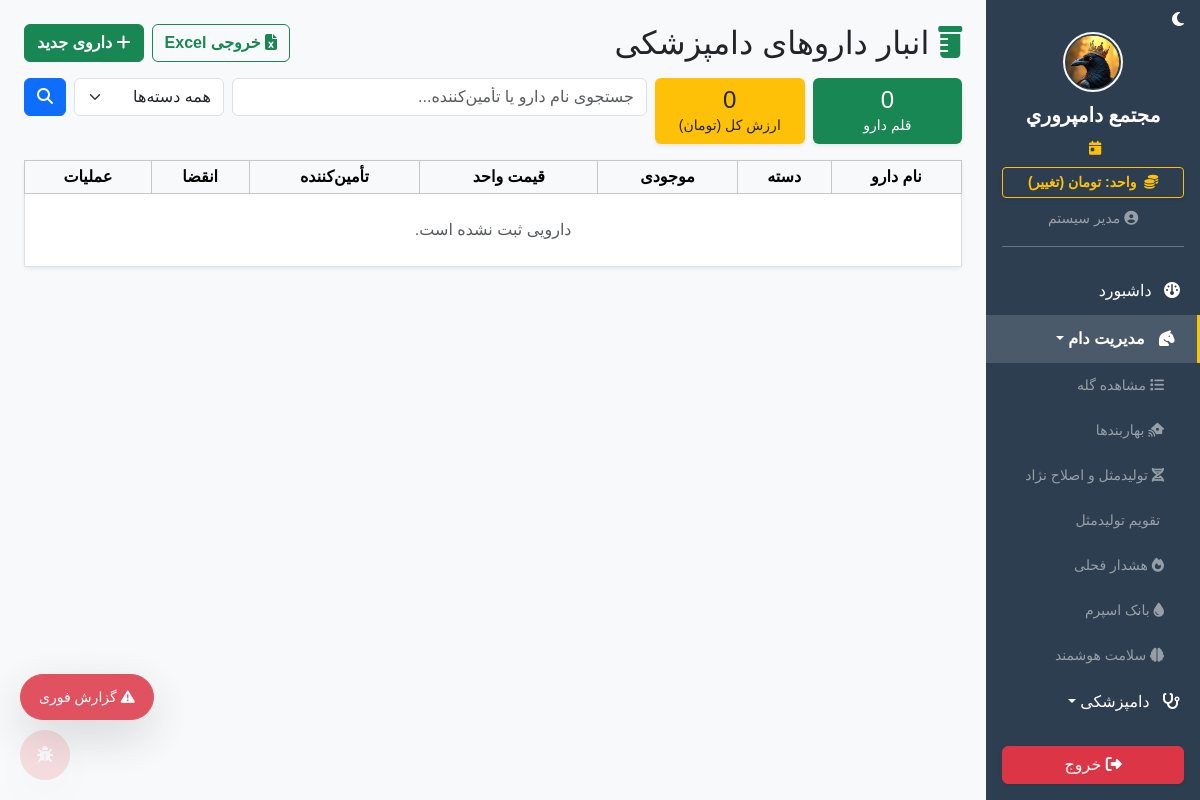
The page /livestock/drug_inventory (signed in) on the database its author committed.
### app/models.py (models this page shows)
class SystemSetting(db.Model):
    id = db.Column(db.Integer, primary_key=True)
    key = db.Column(db.String(50), unique=True, nullable=False)
    value = db.Column(db.String(255), nullable=False)
    description = db.Column(db.String(255), nullable=True)

class User(UserMixin, db.Model):
    id = db.Column(db.Integer, primary_key=True)
    username = db.Column(db.String(50), unique=True, nullable=False)
    password_hash = db.Column(db.String(255), nullable=False)
    name = db.Column(db.String(100), nullable=False)
    role = db.Column(db.String(20), default='کارگر') # مدیر، دامپزشک، حسابدار، کارگر
    can_view_livestock = db.Column(db.Boolean, default=False)
    can_view_finance = db.Column(db.Boolean, default=False)
    can_view_inventory = db.Column(db.Boolean, default=False)
    can_view_hr = db.Column(db.Boolean, default=False)
    can_view_reports = db.Column(db.Boolean, default=False)
    can_view_settings = db.Column(db.Boolean, default=False)

### app/blueprints/livestock.py (the view)
@livestock_bp.route('/drug_inventory')
@login_required
@permission_required('can_view_livestock')
def drug_inventory():
    q = request.args.get('q', '').strip()
    filter_cat = request.args.get('category', '').strip()
    drugs = DrugInventory.query
    if q:
        drugs = drugs.filter(DrugInventory.name.ilike(f'%{q}%') | DrugInventory.supplier.ilike(f'%{q}%'))
    if filter_cat:
        drugs = drugs.filter(DrugInventory.category == filter_cat)
    drugs = drugs.order_by(DrugInventory.expiry_date).all()
    low_stock = [d for d in drugs if d.stock_quantity <= d.min_stock_alert and d.min_stock_alert > 0]
    near_expiry = [d for d in drugs if d.expiry_date and (d.expiry_date - datetime.now(UTC).date()).days <= 30]
    categories = db.session.query(DrugInventory.category).distinct().all()
    categories = [c[0] for c in categories if c[0]]
    total_value = sum(float(d.stock_quantity) * float(d.price_per_unit) for d in drugs if d.price_per_unit)
    return render_template('livestock/drug_inventory.html', drugs=drugs, low_stock=low_stock, near_expiry=near_expiry,
        q=q, filter_cat=filter_cat, categories=categories, total_value=total_value)

### app/__init__.py (called while the page is built)
def get_system_setting(key, default):
    from app.models import SystemSetting
    s = SystemSetting.query.filter_by(key=key).first()
    return s.value if s else default

### app/blueprints/dashboard.py (called while the page is built)
@dashboard_bp.app_context_processor
def inject_settings():
    try:
        all_settings = {s.key: s.value for s in SystemSetting.query.all()}
    except:
        all_settings = {}
    return dict(system_settings=all_settings)

### app/blueprints/finance.py (called while the page is built)
def permission_required(permission_name):
    def decorator(f):
        @wraps(f)
        def decorated_function(*args, **kwargs):
            if not current_user.is_authenticated:
                return redirect(url_for('auth.login'))
            if not getattr(current_user, permission_name, False) and current_user.role != 'مدیر':
                flash('شما دسترسی لازم برای مشاهده این بخش را ندارید.', 'danger')
                return redirect(url_for('dashboard.index'))
            return f(*args, **kwargs)
        return decorated_function
    return decorator

### app/templates/livestock/drug_inventory.html (shortened to what this page needs)
{% extends 'base.html' %}
{% block content %}
<div class="d-flex justify-content-between align-items-center flex-wrap gap-2 mb-3">
    <h2 class="mb-0"><i class="fa-solid fa-prescription-bottle text-success"></i> انبار داروهای دامپزشکی</h2>
    <div class="d-flex gap-2">
        <a href="{{ url_for('livestock.export_drug_excel') }}" class="btn btn-outline-success fw-bold"><i class="fa-solid fa-file-excel"></i> خروجی Excel</a>
        <button class="btn btn-success fw-bold" data-bs-toggle="modal" data-bs-target="#addDrugModal"><i class="fa-solid fa-plus"></i> داروی جدید</button>
    </div>
</div>
<div class="row g-2 mb-3">
    <div class="col-md-2"><div class="card border-0 shadow-sm bg-success text-white text-center py-2"><h4 class="mb-0">{{ drugs|length }}</h4><small>قلم دارو</small></div></div>
    <div class="col-md-2"><div class="card border-0 shadow-sm bg-warning text-dark text-center py-2"><h4 class="mb-0">{{ "{:,.0f}".format(total_value) }}</h4><small>ارزش کل (تومان)</small></div></div>
    <div class="col-md-8">
        <form method="GET" class="d-flex gap-2">
            <input type="text" name="q" class="form-control" placeholder="جستجوی نام دارو یا تأمین‌کننده..." value="{{ q }}">
            <select name="category" class="form-select" style="max-width:150px">
                <option value="">همه دسته‌ها</option>
            </select>
            <button class="btn btn-primary"><i class="fa-solid fa-search"></i></button>
        </form>
    </div>
</div>
<div class="card shadow-sm border-0">
    <div class="table-responsive">
        <table class="table table-bordered table-sm text-center align-middle mb-0">
            <thead class="table-light"><tr><th>نام دارو</th><th>دسته</th><th>موجودی</th><th>قیمت واحد</th><th>تأمین‌کننده</th><th>انقضا</th><th>عملیات</th></tr></thead>
            <tbody>{% for d in drugs %}<tr class="{% if d.stock_quantity <= d.min_stock_alert and d.min_stock_alert > 0 %}table-danger{% endif %}"><td class="fw-bold">{{ d.name }}</td><td><span class="badge bg-secondary">{{ d.category }}</span></td><td><span class="fw-bold">{{ d.stock_quantity }} {{ d.unit }}</span>{% if d.min_stock_alert > 0 %} <small class="text-muted">(حداقل: {{ d.min_stock_alert }})</small>{% endif %}</td><td>{{ "{:,.0f}".format(d.price_per_unit) if d.price_per_unit else '-' }}</td><td class="small">{{ d.supplier or '-' }}</td><td class="small text-danger">{{ d.expiry_date|jalali if d.expiry_date else '-' }}</td><td><button class="btn btn-sm btn-outline-info py-0" data-bs-toggle="modal" data-bs-target="#editDrugModal{{ d.id }}"><i class="fa-solid fa-pen"></i></button><form action="{{ url_for('livestock.delete_drug', id=d.id) }}" method="POST" class="d-inline" onsubmit="return confirm('حذف {{ d.name }}؟')"><input type="hidden" name="csrf_token" value="{{ csrf_token() }}"><button class="btn btn-sm btn-outline-danger py-0"><i class="fa-solid fa-trash"></i></button></form></td></tr>{% else %}<tr><td colspan="7" class="text-center py-4 text-muted">دارویی ثبت نشده است.</td></tr>{% endfor %}</tbody>
        </table>
    </div>
</div>
{% endblock %}

### app/templates/base.html (shortened to what this page needs)
<!DOCTYPE html>
<html lang="fa" dir="rtl">
<head>
    <link href="https://cdn.jsdelivr.net/gh/rastikerdar/vazirmatn@v33.003/Vazirmatn-font-face.css" rel="stylesheet">
    <link rel="stylesheet" href="https://unpkg.com/persian-datepicker@1.2.0/dist/css/persian-datepicker.min.css">
    <link rel="stylesheet" href="https://cdn.jsdelivr.net/npm/bootstrap@5.3.2/dist/css/bootstrap.rtl.min.css">
    <link rel="stylesheet" href="https://cdnjs.cloudflare.com/ajax/libs/font-awesome/6.4.2/css/all.min.css">
    <link rel="stylesheet" href="{{ url_for('static', filename='css/style.css') }}">
    <link href="https://cdn.jsdelivr.net/npm/select2@4.1.0-rc.0/dist/css/select2.min.css" rel="stylesheet" />
</head>
<body>
    <div class="d-flex" id="wrapper">
        <div class="sidebar-bg d-flex flex-column" id="sidebar-wrapper">
            <div class="text-start px-3 pt-2">
                <span id="darkModeToggle" style="cursor:pointer;font-size:1rem;color:#fff;opacity:1" title="تغییر حالت شب/روز">
                    <i class="fa-solid fa-moon" id="darkModeIcon"></i>
                </span>
            </div>
            <div class="sidebar-heading text-center pt-0 pb-2 text-white">
                {% if system_settings.get('farm_logo_path') %}
                    <img src="{{ url_for('static', filename=system_settings.get('farm_logo_path')) }}" class="mb-2 rounded-circle border border-2 border-light" style="height: 60px; width: 60px; object-fit: cover;">
                {% else %}
                    <i class="fa-solid fa-sheep fs-2 mb-2"></i>
                {% endif %}
                <div class="fs-5 fw-bold">{{ system_settings.get('farm_name', 'دامداری من') }}</div>
            </div>
            <div class="text-center text-warning small mb-2 px-3">
                <i class="fa-solid fa-calendar-day me-1"></i>
            </div>
            <div class="px-3 mb-2">
                <a href="{{ url_for('dashboard.toggle_currency') }}" class="btn btn-sm btn-outline-warning w-100 fw-bold shadow-sm">
                    <i class="fa-solid fa-coins me-1"></i> واحد: {{ get_system_currency_from_settings() }} (تغییر)
                </a>
            </div>
            <div class="text-center text-white-50 mb-3 pb-3 border-bottom border-secondary mx-3">
                <small><i class="fa-solid fa-circle-user"></i> {% if current_user.is_authenticated %}{{ current_user.name.split(' (')[0] if '(' in current_user.name else current_user.name }}{% endif %}</small>
            </div>
            <div class="list-group list-group-flush my-1 sidebar-scroll" id="sidebar-accordion" style="overflow-y: auto;">
                <a href="{{ url_for('dashboard.index') }}" class="list-group-item list-group-item-action bg-transparent text-white "><i class="fa-solid fa-gauge me-2"></i> داشبورد</a>
                {% if current_user.is_authenticated %}
                    {% if current_user.can_view_livestock %}
                    <a href="#livestockSubmenu" data-bs-toggle="collapse" class="list-group-item list-group-item-action bg-transparent text-white dropdown-toggle {% if request.blueprint == 'livestock' %}active-sidebar-link{% endif %}"><i class="fa-solid fa-horse-head me-2"></i> مدیریت دام</a>
                    <div class="collapse ps-3 {% if request.blueprint == 'livestock' %}show{% endif %}" id="livestockSubmenu" data-bs-parent="#sidebar-accordion">
                        <a href="{{ url_for('livestock.index') }}" class="list-group-item list-group-item-action bg-transparent text-white-50 small border-0 "><i class="fa-solid fa-list"></i> مشاهده گله</a>
                        <a href="{{ url_for('livestock.pen_dashboard') }}" class="list-group-item list-group-item-action bg-transparent text-white-50 small border-0 "><i class="fa-solid fa-house-signal"></i> بهاربندها</a>
                        <a href="{{ url_for('livestock.genetics') }}" class="list-group-item list-group-item-action bg-transparent text-white-50 small border-0 "><i class="fa-solid fa-dna"></i> تولیدمثل و اصلاح نژاد</a>
                        <a href="{{ url_for('livestock.breeding_calendar') }}" class="list-group-item list-group-item-action bg-transparent text-white-50 small border-0 "> تقویم تولیدمثل</a>
                        <a href="{{ url_for('livestock.heat_alerts') }}" class="list-group-item list-group-item-action bg-transparent text-white-50 small border-0 "><i class="fa-solid fa-fire"></i> هشدار فحلی</a>
                        <a href="{{ url_for('livestock.semen_inventory') }}" class="list-group-item list-group-item-action bg-transparent text-white-50 small border-0 "><i class="fa-solid fa-droplet"></i> بانک اسپرم</a>
                        <a href="{{ url_for('livestock.ai_health') }}" class="list-group-item list-group-item-action bg-transparent text-white-50 small border-0 "><i class="fa-solid fa-brain"></i> سلامت هوشمند</a>
                    </div>
                    {% if current_user.role in ['مدیر', 'دامپزشک'] %}
                    <a href="#vetSubmenu" data-bs-toggle="collapse" class="list-group-item list-group-item-action bg-transparent text-white dropdown-toggle"><i class="fa-solid fa-stethoscope me-2"></i> دامپزشکی</a>
                    {% endif %}
                    {% endif %}
                    {% endif %}
            </div>
            <div class="mt-auto p-3 w-100">
                <a href="{{ url_for('auth.logout') }}" class="btn btn-danger w-100 shadow-sm"><i class="fa-solid fa-right-from-bracket"></i> خروج</a>
            </div>
        </div>
        <div id="page-content-wrapper" class="w-100 bg-light" style="overflow-x: hidden;">
            <div class="container-fluid p-4">{% block content %}{% endblock %}</div>
        </div>
    </div>
    <button id="quickReportFab" class="btn btn-danger position-fixed shadow-lg d-flex align-items-center justify-content-center gap-1" style="bottom:80px;left:20px;z-index:9999;border-radius:50px;padding:0 18px;height:46px;opacity:0.85;transition:all 0.3s;font-size:14px;" title="گزارش سریع" onclick="showQuickReport()" onmouseover="this.style.opacity='1'" onmouseout="this.style.opacity='0.85'">
        <i class="fa-solid fa-triangle-exclamation"></i> <span class="d-none d-sm-inline">گزارش فوری</span>
    </button>
    <button id="bugReportBtn" class="btn btn-danger position-fixed shadow-lg" style="bottom:20px;left:20px;z-index:9999;border-radius:50%;width:50px;height:50px;padding:0;opacity:0.15;transition:opacity 0.3s;" title="گزارش مشکل" onclick="showBugReport()" onmouseover="this.style.opacity='1'" onmouseout="this.style.opacity='0.15'">
        <i class="fa-solid fa-bug"></i>
    </button>
</body>
</html>

### app/static/css/style.css (style rules this page uses)
body { font-family: 'Vazirmatn', sans-serif !important; background-color: #f8f9fa; }
#sidebar-wrapper { height: 100vh; position: sticky; top: 0; overflow-y: auto; width: 260px; background-color: #2c3e50; transition: margin .3s ease-out, transform .3s ease-out; }
#sidebar-wrapper .list-group-item { border: none; padding: 12px 20px; transition: all 0.3s; }
#page-content-wrapper { min-width: 0; width: 100%; }
.table-responsive { overflow-x: auto; overflow-y: visible !important; }

### app/templates/base.html (style rules this page uses)
.active-sidebar-link { background-color: rgba(255, 255, 255, 0.15) !important; color: #fff !important; font-weight: bold !important; border-right: 3px solid #f1c40f !important; }
.sidebar-scroll { -ms-overflow-style: none; scrollbar-width: none; }

### rows shown on the page
SystemSetting: value (picture)
SystemSetting: get "مجتمع دامپروري"
SystemSetting: value "تومان"
User: name "مدیر سیستم"

### other values the page prints
{{ drugs|length }} "0"
{{ "{:,.0f}".format(total_value) }} "0"
